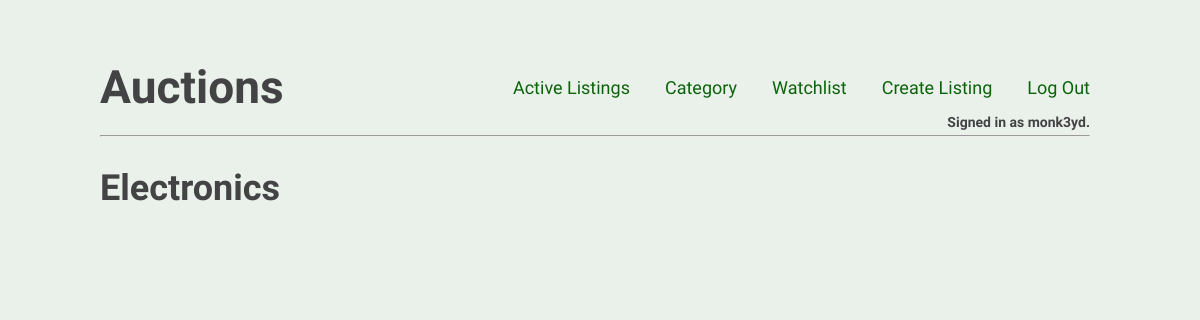
Before: /categories/Electronics (signed in) with the older database file.
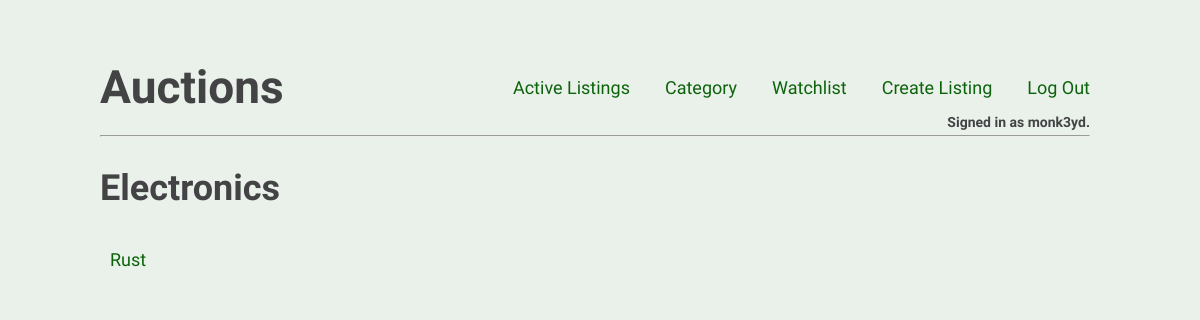
After: the same page with the newer database file.
### auctions/models.py (models this page shows)
class User(AbstractUser):
    pass

class ListingItem(models.Model):
    title = models.CharField(max_length=50)
    description = models.CharField(max_length=250)
    starting_bid = models.FloatField()
    img_url = models.URLField(blank=True)  # models.ImageField()
    category = models.CharField(max_length=50, choices=category_choices)
    starting_date = models.DateTimeField(auto_now=True)
    author = models.ForeignKey(
        settings.AUTH_USER_MODEL,
        on_delete=models.CASCADE,
    )  # ForeigKey to User.
    is_active = models.BooleanField(default=True)
    in_watchlist = models.BooleanField(default=False)
    highest_bid = models.FloatField(default=0)
    highest_bid_user = models.CharField(max_length=50, blank=True, null=True)
    def __str__(self):
        return f"{self.title}"

### auctions/views.py (the view)
# urls.py: path("categories/<str:category_name>", views.category, name="category"),
def category(request, category_name):
    category_items = ListingItem.objects.filter(category=category_name)
    print(category_items)
    return render(request, "auctions/category.html", {
        "category_items":  category_items,
        "category_name": category_name
    })

### auctions/templates/auctions/category.html (shortened to what this page needs)
{% extends 'auctions/layout.html' %}
{% block body %}
    <h2 class="body-title">{{ category_name }}</h2>
    <ul>
      {% for item in category_items %}
        {% if item.is_active %}
            <li><a href="{% url 'item' item.id %}">{{ item }}</a></li>
        {% endif %}
      {% endfor %}
    </ul>
{% endblock %}

### auctions/templates/auctions/layout.html (shortened to what this page needs)
<!DOCTYPE html>
{% load static %}
<html lang="en">
    <head>
        <link href="{% static 'auctions/style.css' %}" rel="stylesheet">
    </head>
    <body>
        <nav class="navbar">
            <h1 class="nav-brand">Auctions</h1>
            <ul class="navbar-nav">
                <li class="nav-item">
                    <a class="nav-link" href="{% url 'index' %}">Active Listings</a>
                </li>
                <li class="nav-item">
                    <a class="nav-link" href="{% url 'categories' %}">Category</a>
                </li>
                {% if user.is_authenticated %}
                    <li class="nav-item">
                        <a class="nav-link" href="{% url 'watchlist' %}">Watchlist</a>
                    </li>
                    <li class="nav-item">
                        <a class="nav-link" href="{% url 'create' %}">Create Listing</a>
                    </li>
                    <li class="nav-item">
                        <a class="nav-link" href="{% url 'logout' %}">Log Out</a>
                    </li>
                {% endif %}
            </ul>
        </nav>
        <div class="login-status">
            {% if user.is_authenticated %}
                Signed in as <strong>{{ user.username }}</strong>.
            {% else %}
                Not signed in.
            {% endif %}
        </div>
        <hr>
        {% block body %}
        {% endblock %}
    </body>
</html>

### auctions/static/auctions/style.css (style rules this page uses)
* { box-sizing: border-box; margin: 0; padding: 0; }
html { font-size: 62.5%; }
body { color: rgb(67, 67, 70); background-color: rgb(234, 241, 234); font-size: 1.8rem; font-family: 'Raleway', 'Trebuchet MS', 'Lucida Sans Unicode', 'Lucida Grande', 'Lucida Sans', Arial, sans-serif; padding: 6rem 10rem; }
h1 { font-size: 4.6rem; font-weight: 800; }
h2 { font-size: 3.6rem; font-weight: 600; }
ul { list-style-type: none; }
li { padding: 1rem; }
a { color: rgb(12, 99, 12); text-decoration: none; }
.navbar { display: flex; justify-content: space-between; align-items: center; }
.navbar-nav { display: flex; flex-wrap: wrap; }
.nav-item { margin-left: 1.5rem; }
.login-status { font-size: 1.4rem; font-weight: 600; text-align: end; padding-right: 1rem; }
hr { margin: 0.5rem 1rem 3rem 0; }
.body-title { margin-bottom: 3rem; }

Changed rows visible on the page:
added ListingItem: category "Electronics", title "Rust"
Other visible differences:
{{ category_name }}: "Electronics" → (not shown)
